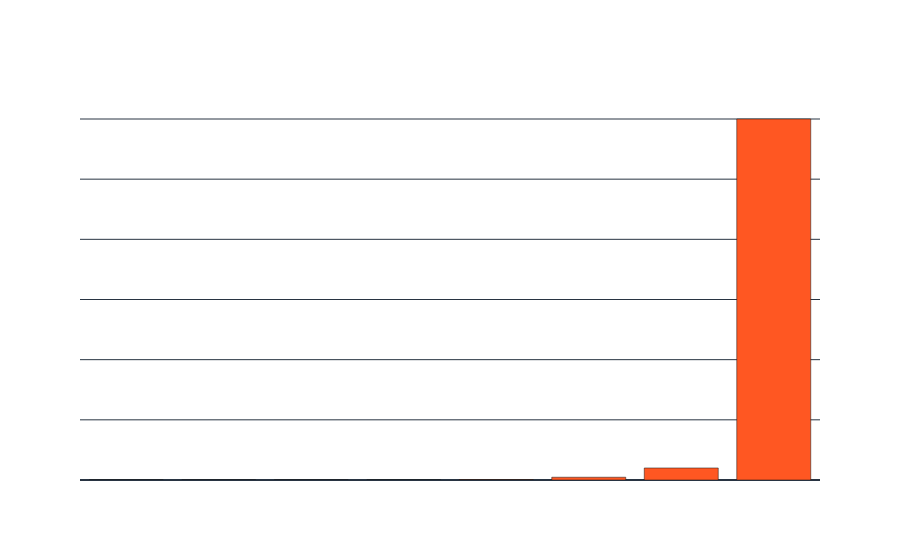
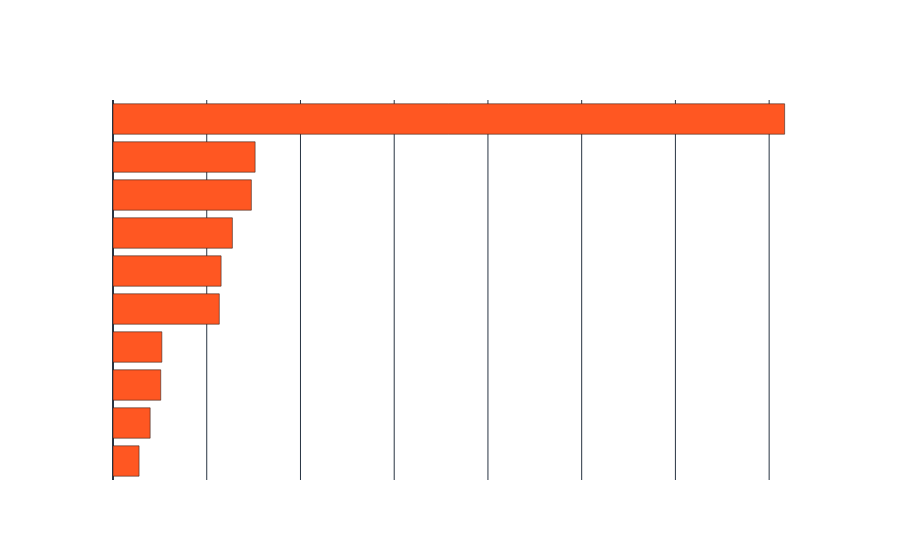
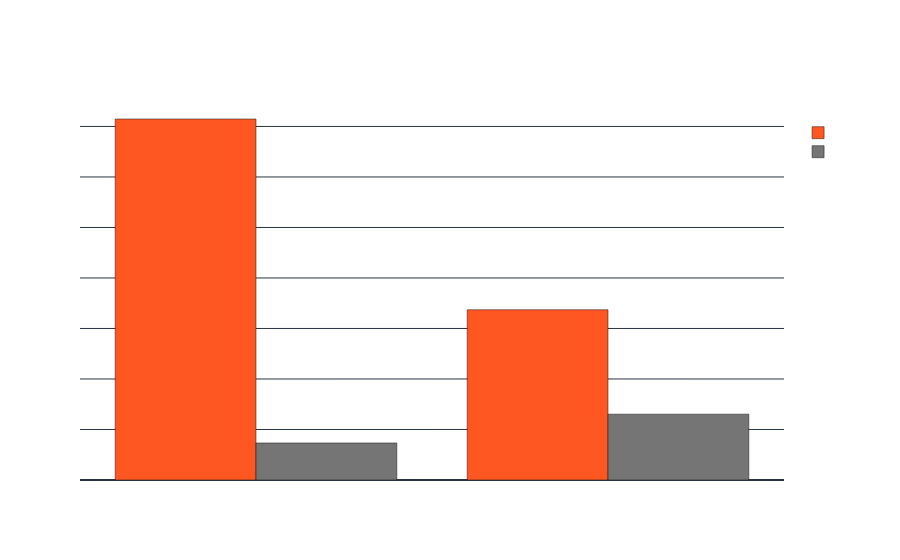
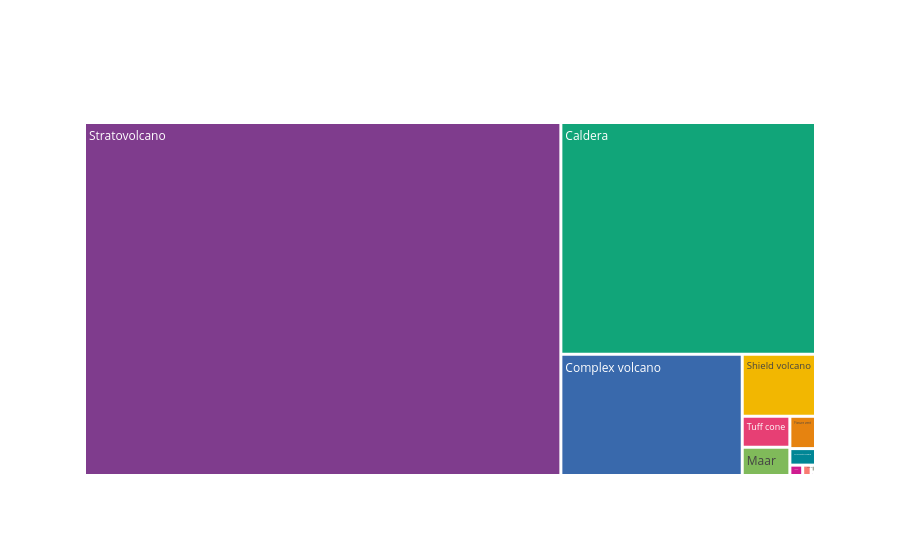

Write notebook code for charts like these, in order.
### Code cell
def get_median_deaths_by_VIE_figure(df):
    # Analysis 1: VEI vs Impact (Median Deaths)
    # Shows the "typical" lethality of different eruption magnitudes
    df_vei = df.groupby('VEI')['Total_Deaths'].median().reset_index()
    fig = px.bar(
        df_vei, x="VEI", y="Total_Deaths",
        title="Median Deaths by VEI",
        template="plotly_dark"
    )
    fig.update_traces(marker_color='#ff5722')
    fig.update_layout(
        xaxis_title="Volcanic Explosivity Index (VEI)",
        yaxis_title="Median Total Deaths",
        paper_bgcolor='rgba(0,0,0,0)', 
        plot_bgcolor='rgba(0,0,0,0)', 
        font=dict(color="white")
    )
    return fig

def get_top_countries_by_historical_deaths_figure(df):
    # Analysis 2: Geographic Risk (Top 10 Countries by Total Deaths)
    df_country = df.groupby('Country')['Total_Deaths'].sum().nlargest(10).sort_values(ascending=True).reset_index()
    fig = px.bar(
        df_country, x="Total_Deaths", y="Country", orientation='h',
        title="Top 10 Countries by Historical Fatalities",
        template="plotly_dark"
    )
    fig.update_traces(marker_color='#ff5722')
    fig.update_layout(
        xaxis_title="Total Confirmed Deaths",
        yaxis_title="",
        paper_bgcolor='rgba(0,0,0,0)', 
        plot_bgcolor='rgba(0,0,0,0)', 
        font=dict(color="white")
    )
    return fig

def get_with_and_without_indirect_deaths_by_type_figure(df):
    # Analysis 3: Secondary Hazards Impact
    # Compares average lethality of events with vs. without Tsunami/Earthquake
    res = []
    
    # Tsunami Analysis
    tsu_yes = df[df['Tsu'].notna()]['Total_Deaths'].mean()
    tsu_no = df[df['Tsu'].isna()]['Total_Deaths'].mean()
    res.append({'Hazard': 'Tsunami', 'Status': 'With', 'Avg_Deaths': tsu_yes})
    res.append({'Hazard': 'Tsunami', 'Status': 'Without', 'Avg_Deaths': tsu_no})
    
    # Earthquake Analysis
    eq_yes = df[df['Eq'].notna()]['Total_Deaths'].mean()
    eq_no = df[df['Eq'].isna()]['Total_Deaths'].mean()
    res.append({'Hazard': 'Earthquake', 'Status': 'With', 'Avg_Deaths': eq_yes})
    res.append({'Hazard': 'Earthquake', 'Status': 'Without', 'Avg_Deaths': eq_no})
    
    df_hazards = pd.DataFrame(res)
    
    fig = px.bar(
        df_hazards, x="Hazard", y="Avg_Deaths", color="Status", barmode="group",
        title="Impact Amplification by Secondary Hazards",
        template="plotly_dark",
        color_discrete_map={'With': '#ff5722', 'Without': '#757575'}
    )
    fig.update_layout(
        yaxis_title="Average Deaths per Event",
        paper_bgcolor='rgba(0,0,0,0)', 
        plot_bgcolor='rgba(0,0,0,0)', 
        font=dict(color="white")
    )
    return fig

def get_volcano_type_figure(df):
    # Analysis 4: Volcanic Type vs Impact
    df_type = df.groupby('Type')['Total_Deaths'].sum().reset_index()
    df_type = df_type[df_type['Total_Deaths'] > 0] # Filter out 0 for cleaner chart
    
    fig = px.treemap(
        df_type, path=['Type'], values='Total_Deaths',
        title="Total Deaths by Volcano Type",
        template="plotly_dark",
        color_discrete_sequence=px.colors.qualitative.Bold
    )
    fig.update_layout(
        paper_bgcolor='rgba(0,0,0,0)', 
        plot_bgcolor='rgba(0,0,0,0)', 
        font=dict(color="white")
    )
    return fig


fig1 = get_median_deaths_by_VIE_figure(df)
fig2 = get_top_countries_by_historical_deaths_figure(df)
fig3 = get_with_and_without_indirect_deaths_by_type_figure(df)
fig4 = get_volcano_type_figure(df)

fig1.show()
fig2.show()
fig3.show()
fig4.show()

### Figure 1 — Plotly figure (JSON) as saved in the notebook; plotly's stock layout.template omitted (floating-point values rounded to 4 significant figures)
{"data": [{"hovertemplate": "VEI=%{x}<br>Total_Deaths=%{y}<extra></extra>", "legendgroup": "", "marker": {"color": "#ff5722", "pattern": {"shape": ""}}, "name": "", "orientation": "v", "showlegend": false, "textposition": "auto", "type": "bar", "x": [0.0, 1.0, 2.0, 3.0, 4.0, 5.0, 6.0, 7.0], "xaxis": "x", "y": [5.0, 3.0, 3.0, 6.0, 59.5, 460.0, 2000.0, 60000.0], "yaxis": "y"}], "layout": {"barmode": "relative", "font": {"color": "white"}, "legend": {"tracegroupgap": 0}, "paper_bgcolor": "rgba(0,0,0,0)", "plot_bgcolor": "rgba(0,0,0,0)", "title": {"text": "Median Deaths by VEI"}, "xaxis": {"anchor": "y", "domain": [0, 1], "title": {"text": "Volcanic Explosivity Index (VEI)"}}, "yaxis": {"anchor": "x", "domain": [0, 1], "title": {"text": "Median Total Deaths"}}}}

### Figure 2 — Plotly figure (JSON) as saved in the notebook; plotly's stock layout.template omitted (floating-point values rounded to 4 significant figures)
{"data": [{"hovertemplate": "Total_Deaths=%{x}<br>Country=%{y}<extra></extra>", "legendgroup": "", "marker": {"color": "#ff5722", "pattern": {"shape": ""}}, "name": "", "orientation": "h", "showlegend": false, "textposition": "auto", "type": "bar", "x": [5567.0, 7930.0, 10190.0, 10420.0, 22680.0, 23070.0, 25480.0, 29520.0, 30330.0, 143300.0], "xaxis": "x", "y": ["United States", "Philippines", "Iceland", "Guatemala", "Japan", "Italy", "Colombia", "Martinique", "El Salvador", "Indonesia"], "yaxis": "y"}], "layout": {"barmode": "relative", "font": {"color": "white"}, "legend": {"tracegroupgap": 0}, "paper_bgcolor": "rgba(0,0,0,0)", "plot_bgcolor": "rgba(0,0,0,0)", "title": {"text": "Top 10 Countries by Historical Fatalities"}, "xaxis": {"anchor": "y", "domain": [0, 1], "title": {"text": "Total Confirmed Deaths"}}, "yaxis": {"anchor": "x", "domain": [0, 1], "title": {"text": ""}}}}

### Figure 3 — Plotly figure (JSON) as saved in the notebook; plotly's stock layout.template omitted (floating-point values rounded to 4 significant figures)
{"data": [{"alignmentgroup": "True", "hovertemplate": "Status=With<br>Hazard=%{x}<br>Avg_Deaths=%{y}<extra></extra>", "legendgroup": "With", "marker": {"color": "#ff5722", "pattern": {"shape": ""}}, "name": "With", "offsetgroup": "With", "orientation": "v", "showlegend": true, "textposition": "auto", "type": "bar", "x": ["Tsunami", "Earthquake"], "xaxis": "x", "y": [3574.0, 1685.0], "yaxis": "y"}, {"alignmentgroup": "True", "hovertemplate": "Status=Without<br>Hazard=%{x}<br>Avg_Deaths=%{y}<extra></extra>", "legendgroup": "Without", "marker": {"color": "#757575", "pattern": {"shape": ""}}, "name": "Without", "offsetgroup": "Without", "orientation": "v", "showlegend": true, "textposition": "auto", "type": "bar", "x": ["Tsunami", "Earthquake"], "xaxis": "x", "y": [366.6, 651.6], "yaxis": "y"}], "layout": {"barmode": "group", "font": {"color": "white"}, "legend": {"title": {"text": "Status"}, "tracegroupgap": 0}, "paper_bgcolor": "rgba(0,0,0,0)", "plot_bgcolor": "rgba(0,0,0,0)", "title": {"text": "Impact Amplification by Secondary Hazards"}, "xaxis": {"anchor": "y", "domain": [0, 1], "title": {"text": "Hazard"}}, "yaxis": {"anchor": "x", "domain": [0, 1], "title": {"text": "Average Deaths per Event"}}}}

### Figure 4 — Plotly figure (JSON) as saved in the notebook; plotly's stock layout.template omitted (floating-point values rounded to 4 significant figures)
{"data": [{"branchvalues": "total", "domain": {"x": [0, 1], "y": [0, 1]}, "hovertemplate": "labels=%{label}<br>Total_Deaths=%{value}<br>parent=%{parent}<br>id=%{id}<extra></extra>", "ids": ["Caldera", "Cinder cone", "Complex volcano", "Compound volcano", "Crater rows", "Fissure vent", "Lava dome", "Maar", "Pyroclastic cone", "Pyroclastic shield", "Shield volcano", "Stratovolcano", "Subglacial volcano", "Submarine volcano", "Tuff cone"], "labels": ["Caldera", "Cinder cone", "Complex volcano", "Compound volcano", "Crater rows", "Fissure vent", "Lava dome", "Maar", "Pyroclastic cone", "Pyroclastic shield", "Shield volcano", "Stratovolcano", "Subglacial volcano", "Submarine volcano", "Tuff cone"], "name": "", "parents": ["", "", "", "", "", "", "", "", "", "", "", "", "", "", ""], "type": "treemap", "values": [76350.0, 114.0, 28490.0, 15.0, 1.0, 1072.0, 172.0, 1737.0, 2.0, 549.0, 5893.0, 217700.0, 2.0, 38.0, 1913.0]}], "layout": {"font": {"color": "white"}, "legend": {"tracegroupgap": 0}, "paper_bgcolor": "rgba(0,0,0,0)", "plot_bgcolor": "rgba(0,0,0,0)", "title": {"text": "Total Deaths by Volcano Type"}, "treemapcolorway": ["rgb(127, 60, 141)", "rgb(17, 165, 121)", "rgb(57, 105, 172)", "rgb(242, 183, 1)", "rgb(231, 63, 116)", "rgb(128, 186, 90)", "rgb(230, 131, 16)", "rgb(0, 134, 149)", "rgb(207, 28, 144)", "rgb(249, 123, 114)", "rgb(165, 170, 153)"]}}
